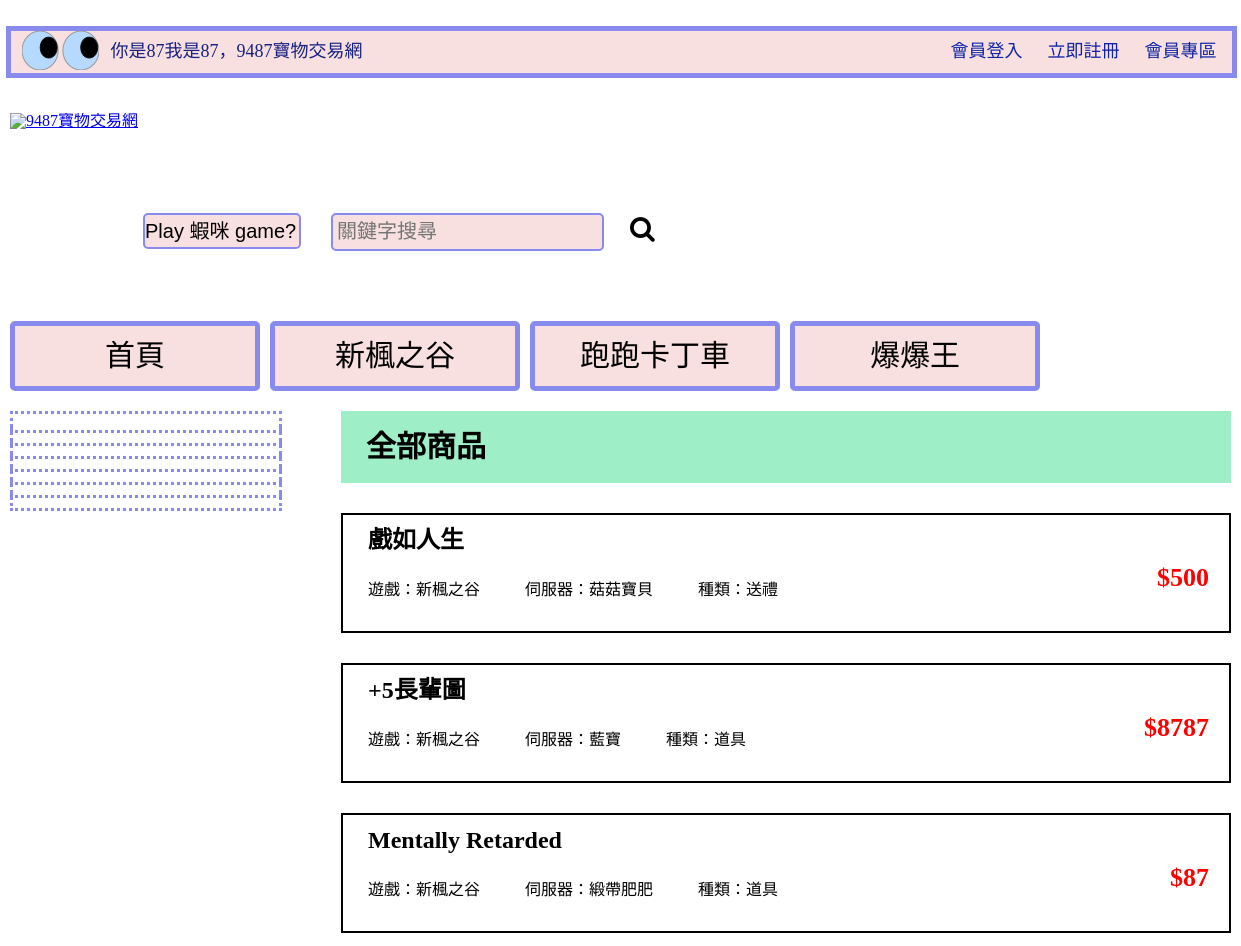
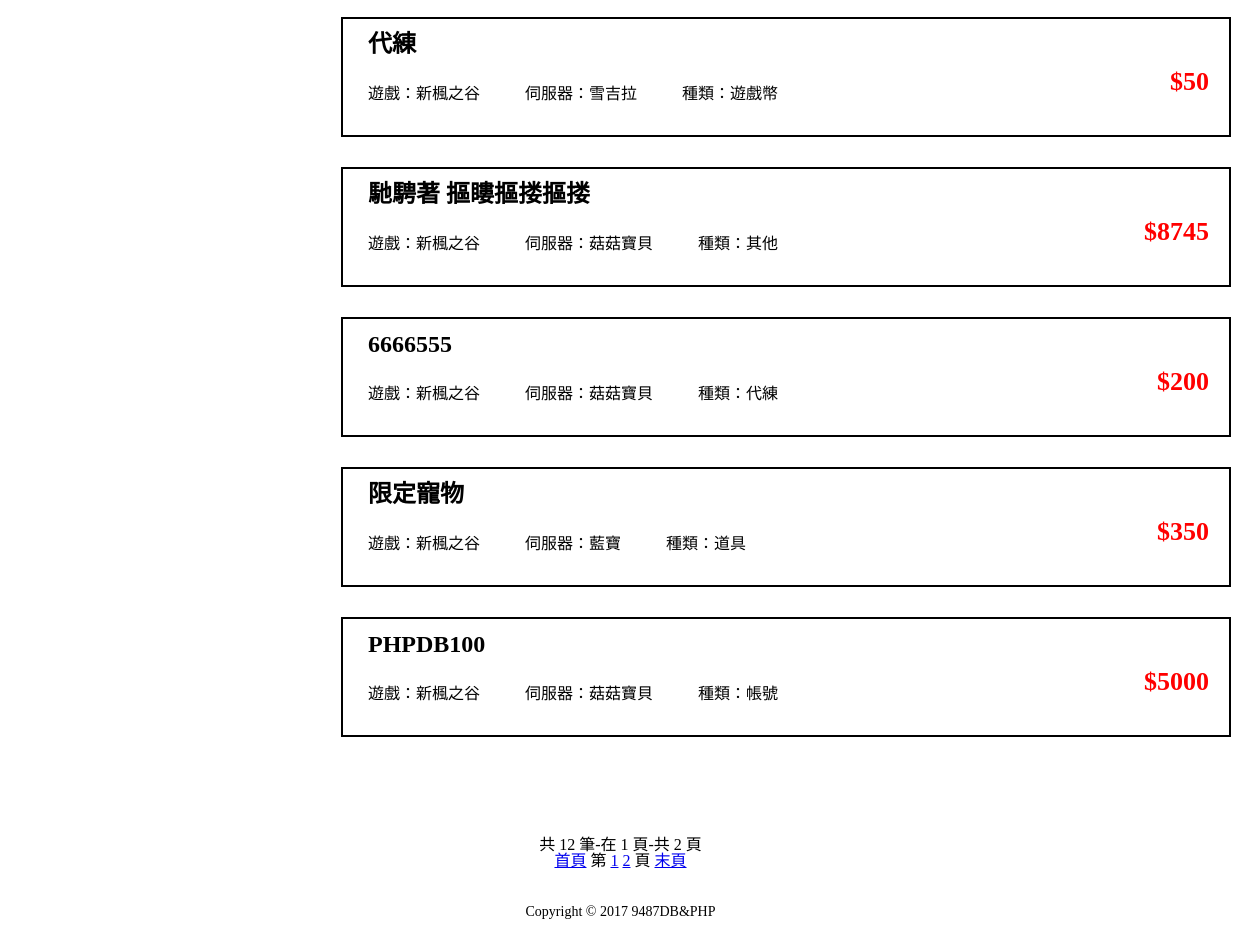
The app's page /each-game-page.php?&p_game=新楓之谷 with its own data (2 pictures, top to bottom).
### tables this page shows
CREATE TABLE `product` (
  `P_Code` varchar(15) NOT NULL DEFAULT '',
  `P_NAME` varchar(50) DEFAULT NULL,
  `P_Price` int(11) DEFAULT NULL,
  `P_Inv` int(11) DEFAULT NULL,
  `P_SoldAmount` int(11) DEFAULT NULL,
  `P_ImgPath` varchar(100) DEFAULT NULL,
  `Seller_ID` char(12) DEFAULT NULL,
  `P_Game` varchar(15) NOT NULL,
  `P_Server` varchar(20) NOT NULL,
  `P_Classify` varchar(20) NOT NULL,
  `P_Present` varchar(500) DEFAULT NULL,
  `Post_Time` timestamp NOT NULL DEFAULT CURRENT_TIMESTAMP
);

### each-game-page.php (the view, shortened to what this page needs)
<?php
$Link = mysqli_connect('localhost','phpholyshit','tingting123','9487');
	mysqli_query($Link, "SET NAMES UTF8");
?>
<!DOCTYPE html>
<html lang="en">
<head>
	<link rel="stylesheet" type="text/css" href="css/final.css">
	<link rel="stylesheet" href="https://netdna.bootstrapcdn.com/font-awesome/4.1.0/css/font-awesome.min.css">
</head>
<body>
	<div class="lid">
		<img src="pic/eyes.png">
		<p>你是87我是87，9487寶物交易網</p>
		<?php
			if(isset($_SESSION["ID"]))
			{
				$UID = $_SESSION["ID"];
				$result = mysqli_query($Link,"SELECT U_MONEY FROM user WHERE U_ID = '$UID'");
				$row = mysqli_fetch_assoc($result);
				echo "<a href='user.php' class='lid-member'>".$UID."</a>";
				echo "<a href='post.php' class='lid-member'>我要刊登</a>";
				echo "<a href='index.php?&logout=yes' class='lid-member'>登出</a>";
				if(isset($_SESSION["isAdmin"]))
					echo "<a href='admin.php' class='lid-member'>後臺管理</a>";
				echo "<a href='#' class='lid-member'>$".$row["U_MONEY"]."</a>";
			}
			else
			{
				echo "<a href='user.php' class='lid-member'>會員專區</a>";
				echo "<a href='signup.php' class='lid-member'>立即註冊</a>";
				echo "<a href='signin.php' class='lid-member'>會員登入</a>";
			}
		?>
	</div>
	<div class="wrap">
		<div class="header">
			<div class="logo">
				<a href="index.php"><img src="pic/logo.png" alt="9487寶物交易網" title="9487寶物交易網"></a>
			</div>
			<div class="search-selected">
				<select id="selected">
					<option value="">Play 蝦咪 game?</option>
				</select>
			</div>
			<div class="search">
				<input id="search" type="text" placeholder="關鍵字搜尋">
			</div>
			<div class="search-icon">
				<button onclick="search();"><i class="fa fa-search fa-2x" aria-hidden="true"></i></button>
			</div>
		</div>
		<div class="nav-menu">
			<ul>
				<li>
					<a href="index.php">首頁</a>
					<?php echo"<a href=each-game-page.php?&p_game=新楓之谷>新楓之谷</a>";?>
					<?php echo"<a href=each-game-page.php?&p_game=跑跑卡丁車>跑跑卡丁車</a>";?>
					<?php echo"<a href=each-game-page.php?&p_game=爆爆王>爆爆王</a>";?>
				</li>
			</ul>
		</div>
		<div class="content">
			<div class="pic-area" style="width: 23%;float: left;">
				<div class="pic-title">
				</div>
				<div class="pic-details">
				</div>
				<div class="pic-details">
				</div>
				<div class="pic-details">
				</div>
				<div class="pic-details">
				</div>
				<div class="pic-details">
				</div>
				<div class="pic-details">
				</div>
			</div>
			<div class="product-area">
				<div class="product-title"><h2>全部商品</h2></div>
						<?php
						if(isset($_GET["search"]))
						{
							$s = "%".$_GET["search"]."%";
							if(empty($_GET["p_game"]))
								$sql3 = "SELECT * FROM product WHERE P_NAME LIKE '$s'";
							else
							{
								$p_game = $_GET["p_game"];
								$sql3 = "SELECT * FROM product WHERE P_Game = '$p_game' AND P_NAME LIKE '$s'";
							}
						}
						else if (isset($_GET["p_game"]))
						{
							$p_game = $_GET["p_game"];
								$sql3 = "SELECT * FROM product WHERE P_Game = '$p_game'";
						}
						$result3 = mysqli_query($Link, $sql3);
						$data_nums = mysqli_num_rows($result3);
						$per = 8;
						$pages = ceil($data_nums/$per);
						if (!isset($_GET["page"])) {
							$page = 1;
						}else{
							$page = intval($_GET["page"]);
						}
						$start = ($page-1)*$per;
						$sql3 = $sql3.' LIMIT '.$start.', '.$per;
						$result3 = mysqli_query($Link, $sql3);
						while ($row3 = mysqli_fetch_array($result3)) {?>
							<div class="product-details" style="border: 2px solid black;margin-left: 30px;">
							<?php
							$name = $row3['P_NAME'];
							$game = $row3['P_Game'];
							$server = $row3['P_Server'];
							$classify = $row3['P_Classify'];
							$code = $row3['P_Code'];
							$price = $row3['P_Price'];?>
							<?php echo "<a href=product.php?&p_code=$code><h4>$name</h4></a>";?>
							<a href="#"><p style="font-size: 16px;">遊戲：<?php echo $game;?></p></a>
							<a href="#"><p style="font-size: 16px;">伺服器：<?php echo $server;?></p></a>
							<a href="#"><p style="font-size: 16px;">種類：<?php echo $classify; ?></p></a>
							<h3><?php echo "$".$price;?></h3></div>
						<?php } ?>
				</div>
			</div>
		</div>
		<div class="footer">
			<?php
   				echo '共 '.$data_nums.' 筆-在 '.$page.' 頁-共 '.$pages.' 頁';
    			echo "<br /><a href=each-game-page.php?&p_game=$p_game&page=1>首頁</a> ";
    			echo "第 ";
    				for( $i=1 ; $i<=$pages ; $i++ ) {
        				if ( $page-3 < $i && $i < $page+3 ) {
           					 echo "<a href=each-game-page.php?&p_game=$p_game&page=".$i.">".$i."</a> ";
        				}
    				}
    			echo " 頁 <a href=each-game-page.php?&p_game=$p_game&page=".$pages.">末頁</a><br /><br />";
			?>
			<p style="font-size: 14px;">Copyright © 2017 9487DB&PHP</p>
		</div>
</body>
</html>

### css/final.css (style rules this page uses)
html, body, div, span, applet, object, iframe, h1, h2, h3, h4, h5, h6, p, blockquote, pre, a, abbr, acronym, address, big, cite, code, del, dfn, em, img, ins, kbd, q, s, samp, small, strike, strong, sub, sup, tt, var, b, u, i, center, dl, dt, dd, ol, ul, li, fieldset, form, label, legend, table, caption, tbody, tfoot, thead, tr, th, td, article, aside, canvas, details, embed, figure, figcaption, footer, header, hgroup, menu, nav, output, ruby, section, summary, time, mark, audio, video { margin: 0; padding: 0; border: 0; font-size: 100%; font: inherit; vertical-align: baseline; }
body { line-height: 1; }
ol, ul { list-style: none; }
img { max-width: 100%; }
body { font-family: Microsoft JhengHei; }
.lid { width: 1221px; height: 42px; background-color: #f8e0e0; border: solid 5px #888bed; margin: 0 auto; margin-top: 26px; position: relative; }
.lid img { position: absolute; left: 11px; }
.lid p { font-family: Microsoft JhengHei; font-size: 18px; color: #162182; position: absolute; left: 100px; top: 11px; }
.lid a { text-decoration: none; }
.lid-member { font-family: Microsoft JhengHei; font-size: 18px; color: #1024a5; float: right; padding: 11px 10px 0px 10px; margin-right: 5px; }
.wrap { width: 1221px; margin: 0 auto; }
.header { width: 1221px; margin: 35px auto; }
.logo { float: left; }
.search-selected { float: left; margin: 100px 20px 0px 5px; }
#selected { width: 158px; padding: 5px 0px; background: #f8e0e0; border: 2px #888bed solid; cursor: pointer; border-radius: 5px; font-size: 20px; -webkit-appearance: none; }
.search { float: left; margin: 100px 10px 0px 10px; }
#search { margin-right: 10px; padding: 5px 0px 6px 4px; background: #f8e0e0; border: 2px #888bed solid; cursor: pointer; border-radius: 5px; font-size: 20px; }
.search-icon { float: left; margin-top: 102px; }
.search-icon button { background: #FFF; border: none; cursor: pointer; }
.nav-menu { width: 1221px; margin: 0 auto; padding-top: 70px; }
.nav-menu li { text-align: center; }
.nav-menu li a { width: 200px; display: block; float: left; padding: 15px 20px; margin-right: 10px; margin-bottom: 20px; border-radius: 5px; background: #f8e0e0; border: solid 5px #888bed; font-family: Microsoft JhengHei; font-size: 30px; color: #000; text-decoration: none; }
.content { width: 1221px; margin: 0 auto; }
.pic-area { float: left; width: 280px; }
.pic-title { width: 266px; border: dotted 3px #888bed; margin-bottom: -6px; }
.pic-details { width: 266px; border: dotted 3px #888bed; border-top: 1.5px; margin-bottom: -6px; }
.product-area { width: 920px; margin: 0 auto; float: right; }
.product-title { width: 890px; height: 72px; background-color: #9eeec8; margin-left: 30px; }
.product-title h2 { font-family: Microsoft JhengHei; font-size: 30px; font-weight: 600; text-align: left; color: #000; text-align: left; line-height: 72px; padding-left: 25px; }
.product-details { width: 886px; height: 116px; border: solid 2px #000000; margin: 30px 0px 0px 30px; }
.product-details a { font-family: Microsoft JhengHei; line-height: 50px; text-decoration: none; }
.product-details h4 { font-size: 24px; font-weight: 600; color: #000; text-align: left; padding-left: 25px; }
.product-details p { font-size: 20px; color: #000; float: left; text-align: left; padding-right: 20px; padding-left: 25px; }
.product-details h3 { font-size: 26px; font-weight: 600; color: #ff0000; text-align: right; padding-right: 20px; }
.footer { margin: 100px 0px 30px 0px; text-align: center; }
.footer p { padding-top: 20px; font-size: 20px; }
body { max-width: 1230px; margin: 0 auto; }

### records on screen
product: P_NAME "戲如人生", P_Game "新楓之谷", P_Server "菇菇寶貝", P_Classify "送禮", P_Price "500"
product: P_NAME "+5長輩圖", P_Game "新楓之谷", P_Server "藍寶", P_Classify "道具", P_Price "8787"
product: P_NAME "Mentally Retarded", P_Game "新楓之谷", P_Server "緞帶肥肥", P_Classify "道具", P_Price "87"
product: P_NAME "代練", P_Game "新楓之谷", P_Server "雪吉拉", P_Classify "遊戲幣", P_Price "50"
product: P_NAME "馳騁著 摳瞜摳搂摳搂", P_Game "新楓之谷", P_Server "菇菇寶貝", P_Classify "其他", P_Price "8745"
product: P_NAME "6666555", P_Game "新楓之谷", P_Server "菇菇寶貝", P_Classify "代練", P_Price "200"
product: P_NAME "限定寵物", P_Game "新楓之谷", P_Server "藍寶", P_Classify "道具", P_Price "350"
product: P_NAME "PHPDB100", P_Game "新楓之谷", P_Server "菇菇寶貝", P_Classify "帳號", P_Price "5000"

### other values on screen
$data_nums "12"
$page "1"
$pages "2"
